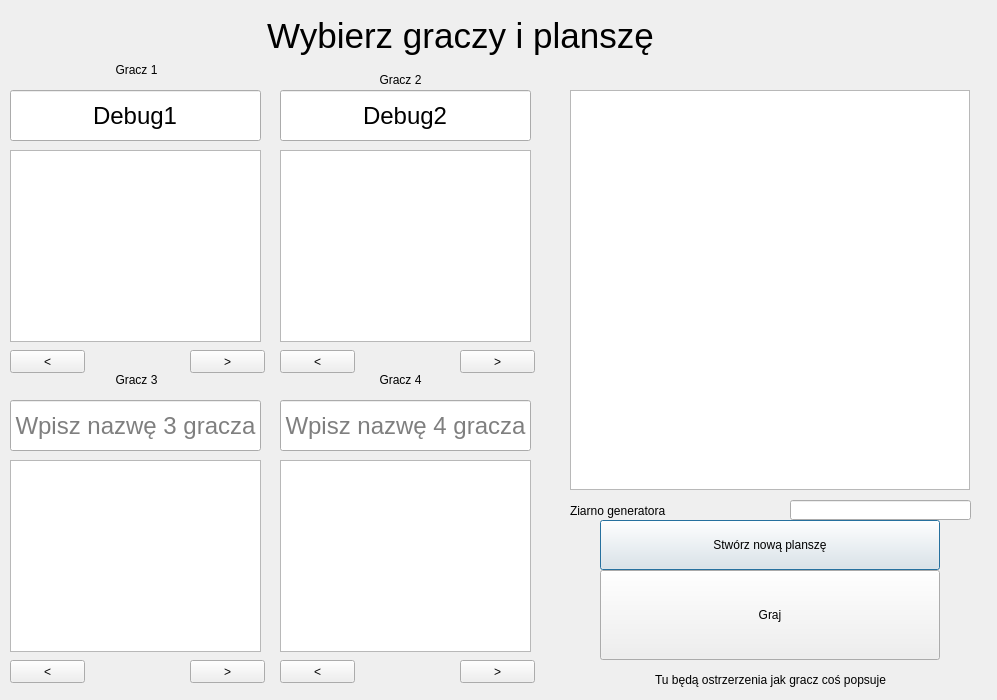
<?xml version="1.0" encoding="UTF-8"?>
<ui version="4.0">
 <class>oknoWyboruGraczy</class>
 <widget class="QDialog" name="oknoWyboruGraczy">
  <property name="geometry">
   <rect>
    <x>0</x>
    <y>0</y>
    <width>997</width>
    <height>700</height>
   </rect>
  </property>
  <property name="windowTitle">
   <string>Dialog</string>
  </property>
  <widget class="QGraphicsView" name="viewGracz1">
   <property name="geometry">
    <rect>
     <x>10</x>
     <y>150</y>
     <width>251</width>
     <height>192</height>
    </rect>
   </property>
  </widget>
  <widget class="QLineEdit" name="nazwaGracz1">
   <property name="geometry">
    <rect>
     <x>10</x>
     <y>90</y>
     <width>251</width>
     <height>51</height>
    </rect>
   </property>
   <property name="font">
    <font>
     <pointsize>18</pointsize>
    </font>
   </property>
   <property name="text">
    <string>Debug1</string>
   </property>
   <property name="alignment">
    <set>Qt::AlignCenter</set>
   </property>
   <property name="placeholderText">
    <string>Wpisz nazwę 1 gracza</string>
   </property>
  </widget>
  <widget class="QLabel" name="labelTytul">
   <property name="geometry">
    <rect>
     <x>10</x>
     <y>10</y>
     <width>901</width>
     <height>51</height>
    </rect>
   </property>
   <property name="font">
    <font>
     <pointsize>26</pointsize>
    </font>
   </property>
   <property name="text">
    <string>Wybierz graczy i planszę</string>
   </property>
   <property name="alignment">
    <set>Qt::AlignCenter</set>
   </property>
  </widget>
  <widget class="QLabel" name="labelGracz1">
   <property name="geometry">
    <rect>
     <x>16</x>
     <y>60</y>
     <width>241</width>
     <height>20</height>
    </rect>
   </property>
   <property name="text">
    <string>Gracz 1</string>
   </property>
   <property name="alignment">
    <set>Qt::AlignCenter</set>
   </property>
  </widget>
  <widget class="QLineEdit" name="nazwaGracz2">
   <property name="geometry">
    <rect>
     <x>280</x>
     <y>90</y>
     <width>251</width>
     <height>51</height>
    </rect>
   </property>
   <property name="font">
    <font>
     <pointsize>18</pointsize>
    </font>
   </property>
   <property name="text">
    <string>Debug2</string>
   </property>
   <property name="alignment">
    <set>Qt::AlignCenter</set>
   </property>
   <property name="placeholderText">
    <string>Wpisz nazwę 2 gracza</string>
   </property>
  </widget>
  <widget class="QGraphicsView" name="viewGracz2">
   <property name="geometry">
    <rect>
     <x>280</x>
     <y>150</y>
     <width>251</width>
     <height>192</height>
    </rect>
   </property>
  </widget>
  <widget class="QLabel" name="labelGracz2">
   <property name="geometry">
    <rect>
     <x>280</x>
     <y>70</y>
     <width>241</width>
     <height>20</height>
    </rect>
   </property>
   <property name="text">
    <string>Gracz 2</string>
   </property>
   <property name="alignment">
    <set>Qt::AlignCenter</set>
   </property>
  </widget>
  <widget class="QLineEdit" name="nazwaGracz3">
   <property name="geometry">
    <rect>
     <x>10</x>
     <y>400</y>
     <width>251</width>
     <height>51</height>
    </rect>
   </property>
   <property name="font">
    <font>
     <pointsize>18</pointsize>
    </font>
   </property>
   <property name="alignment">
    <set>Qt::AlignCenter</set>
   </property>
   <property name="placeholderText">
    <string>Wpisz nazwę 3 gracza</string>
   </property>
  </widget>
  <widget class="QGraphicsView" name="viewGracz3">
   <property name="geometry">
    <rect>
     <x>10</x>
     <y>460</y>
     <width>251</width>
     <height>192</height>
    </rect>
   </property>
  </widget>
  <widget class="QLabel" name="labelGracz3">
   <property name="geometry">
    <rect>
     <x>16</x>
     <y>370</y>
     <width>241</width>
     <height>20</height>
    </rect>
   </property>
   <property name="text">
    <string>Gracz 3</string>
   </property>
   <property name="alignment">
    <set>Qt::AlignCenter</set>
   </property>
  </widget>
  <widget class="QLineEdit" name="nazwaGracz4">
   <property name="geometry">
    <rect>
     <x>280</x>
     <y>400</y>
     <width>251</width>
     <height>51</height>
    </rect>
   </property>
   <property name="font">
    <font>
     <pointsize>18</pointsize>
    </font>
   </property>
   <property name="alignment">
    <set>Qt::AlignCenter</set>
   </property>
   <property name="placeholderText">
    <string>Wpisz nazwę 4 gracza</string>
   </property>
  </widget>
  <widget class="QGraphicsView" name="viewGracz4">
   <property name="geometry">
    <rect>
     <x>280</x>
     <y>460</y>
     <width>251</width>
     <height>192</height>
    </rect>
   </property>
  </widget>
  <widget class="QLabel" name="labelGracz4">
   <property name="geometry">
    <rect>
     <x>280</x>
     <y>370</y>
     <width>241</width>
     <height>20</height>
    </rect>
   </property>
   <property name="text">
    <string>Gracz 4</string>
   </property>
   <property name="alignment">
    <set>Qt::AlignCenter</set>
   </property>
  </widget>
  <widget class="QGraphicsView" name="viewPlansza">
   <property name="geometry">
    <rect>
     <x>570</x>
     <y>90</y>
     <width>400</width>
     <height>400</height>
    </rect>
   </property>
  </widget>
  <widget class="QPushButton" name="btnNowaPlansza">
   <property name="geometry">
    <rect>
     <x>600</x>
     <y>520</y>
     <width>340</width>
     <height>50</height>
    </rect>
   </property>
   <property name="text">
    <string>Stwórz nową planszę</string>
   </property>
  </widget>
  <widget class="QPushButton" name="btnGraj">
   <property name="geometry">
    <rect>
     <x>600</x>
     <y>570</y>
     <width>340</width>
     <height>90</height>
    </rect>
   </property>
   <property name="text">
    <string>Graj</string>
   </property>
  </widget>
  <widget class="QLabel" name="labelZiarno">
   <property name="geometry">
    <rect>
     <x>570</x>
     <y>500</y>
     <width>201</width>
     <height>21</height>
    </rect>
   </property>
   <property name="text">
    <string>Ziarno generatora</string>
   </property>
  </widget>
  <widget class="QPushButton" name="btnLewo1">
   <property name="geometry">
    <rect>
     <x>10</x>
     <y>350</y>
     <width>75</width>
     <height>23</height>
    </rect>
   </property>
   <property name="text">
    <string>&lt;</string>
   </property>
  </widget>
  <widget class="QPushButton" name="btnPrawo1">
   <property name="geometry">
    <rect>
     <x>190</x>
     <y>350</y>
     <width>75</width>
     <height>23</height>
    </rect>
   </property>
   <property name="text">
    <string>&gt;</string>
   </property>
  </widget>
  <widget class="QPushButton" name="btnLewo2">
   <property name="geometry">
    <rect>
     <x>280</x>
     <y>350</y>
     <width>75</width>
     <height>23</height>
    </rect>
   </property>
   <property name="text">
    <string>&lt;</string>
   </property>
  </widget>
  <widget class="QPushButton" name="btnPrawo2">
   <property name="geometry">
    <rect>
     <x>460</x>
     <y>350</y>
     <width>75</width>
     <height>23</height>
    </rect>
   </property>
   <property name="text">
    <string>&gt;</string>
   </property>
  </widget>
  <widget class="QPushButton" name="btnLewo3">
   <property name="geometry">
    <rect>
     <x>10</x>
     <y>660</y>
     <width>75</width>
     <height>23</height>
    </rect>
   </property>
   <property name="text">
    <string>&lt;</string>
   </property>
  </widget>
  <widget class="QPushButton" name="btnPrawo3">
   <property name="geometry">
    <rect>
     <x>190</x>
     <y>660</y>
     <width>75</width>
     <height>23</height>
    </rect>
   </property>
   <property name="text">
    <string>&gt;</string>
   </property>
  </widget>
  <widget class="QPushButton" name="btnLewo4">
   <property name="geometry">
    <rect>
     <x>280</x>
     <y>660</y>
     <width>75</width>
     <height>23</height>
    </rect>
   </property>
   <property name="text">
    <string>&lt;</string>
   </property>
  </widget>
  <widget class="QPushButton" name="btnPrawo4">
   <property name="geometry">
    <rect>
     <x>460</x>
     <y>660</y>
     <width>75</width>
     <height>23</height>
    </rect>
   </property>
   <property name="text">
    <string>&gt;</string>
   </property>
  </widget>
  <widget class="QLabel" name="labelOstrzezenie">
   <property name="geometry">
    <rect>
     <x>600</x>
     <y>670</y>
     <width>341</width>
     <height>20</height>
    </rect>
   </property>
   <property name="text">
    <string>Tu będą ostrzerzenia jak gracz coś popsuje</string>
   </property>
   <property name="alignment">
    <set>Qt::AlignCenter</set>
   </property>
  </widget>
  <widget class="QLineEdit" name="ziarnoGeneratora">
   <property name="geometry">
    <rect>
     <x>790</x>
     <y>500</y>
     <width>181</width>
     <height>20</height>
    </rect>
   </property>
   <property name="text">
    <string/>
   </property>
  </widget>
 </widget>
 <resources/>
 <connections/>
</ui>
